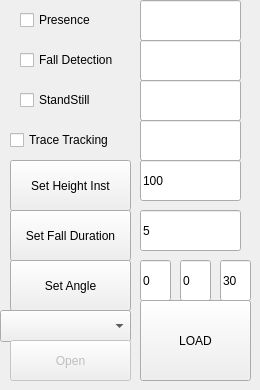
    <widget class="QWidget" name="tab_4">
     <attribute name="title">
      <string>SetR2</string>
     </attribute>
     <widget class="QLineEdit" name="lePresence2">
      <property name="geometry">
       <rect>
        <x>140</x>
        <y>0</y>
        <width>101</width>
        <height>41</height>
       </rect>
      </property>
     </widget>
     <widget class="QFrame" name="frame_9">
      <property name="geometry">
       <rect>
        <x>10</x>
        <y>120</y>
        <width>121</width>
        <height>41</height>
       </rect>
      </property>
      <property name="frameShape">
       <enum>QFrame::Shape::NoFrame</enum>
      </property>
      <widget class="QCheckBox" name="cbTraceTracking2">
       <property name="geometry">
        <rect>
         <x>0</x>
         <y>10</y>
         <width>121</width>
         <height>20</height>
        </rect>
       </property>
       <property name="text">
        <string>Trace Tracking</string>
       </property>
      </widget>
     </widget>
     <widget class="QPushButton" name="btnSetHeight2">
      <property name="geometry">
       <rect>
        <x>10</x>
        <y>160</y>
        <width>121</width>
        <height>51</height>
       </rect>
      </property>
      <property name="text">
       <string>Set Height Inst</string>
      </property>
     </widget>
     <widget class="QLineEdit" name="leAngleX2">
      <property name="geometry">
       <rect>
        <x>140</x>
        <y>260</y>
        <width>31</width>
        <height>41</height>
       </rect>
      </property>
      <property name="text">
       <string>0</string>
      </property>
     </widget>
     <widget class="QComboBox" name="serialPortInfoListBox2">
      <property name="geometry">
       <rect>
        <x>0</x>
        <y>310</y>
        <width>131</width>
        <height>32</height>
       </rect>
      </property>
     </widget>
     <widget class="QLineEdit" name="leAngleY2">
      <property name="geometry">
       <rect>
        <x>180</x>
        <y>260</y>
        <width>31</width>
        <height>41</height>
       </rect>
      </property>
      <property name="text">
       <string>0</string>
      </property>
     </widget>
     <widget class="QPushButton" name="btnLoad2">
      <property name="geometry">
       <rect>
        <x>140</x>
        <y>300</y>
        <width>111</width>
        <height>81</height>
       </rect>
      </property>
      <property name="text">
       <string>LOAD</string>
      </property>
     </widget>
     <widget class="QLineEdit" name="leSetHeight2">
      <property name="geometry">
       <rect>
        <x>140</x>
        <y>160</y>
        <width>101</width>
        <height>41</height>
       </rect>
      </property>
      <property name="text">
       <string>100</string>
      </property>
     </widget>
     <widget class="QLineEdit" name="leFallDetection2">
      <property name="geometry">
       <rect>
        <x>140</x>
        <y>40</y>
        <width>101</width>
        <height>41</height>
       </rect>
      </property>
     </widget>
     <widget class="QPushButton" name="btnSetFallDuration2">
      <property name="geometry">
       <rect>
        <x>10</x>
        <y>210</y>
        <width>121</width>
        <height>51</height>
       </rect>
      </property>
      <property name="text">
       <string>Set Fall Duration</string>
      </property>
     </widget>
     <widget class="QLineEdit" name="leTraceTracking2">
      <property name="geometry">
       <rect>
        <x>140</x>
        <y>120</y>
        <width>101</width>
        <height>41</height>
       </rect>
      </property>
     </widget>
     <widget class="QPushButton" name="btnOpenSerialPort2">
      <property name="enabled">
       <bool>false</bool>
      </property>
      <property name="geometry">
       <rect>
        <x>10</x>
        <y>340</y>
        <width>121</width>
        <height>41</height>
       </rect>
      </property>
      <property name="font">
       <font>
        <family>.AppleSystemUIFont</family>
       </font>
      </property>
      <property name="text">
       <string>Open</string>
      </property>
     </widget>
     <widget class="QFrame" name="frame_10">
      <property name="geometry">
       <rect>
        <x>10</x>
        <y>0</y>
        <width>120</width>
        <height>41</height>
       </rect>
      </property>
      <property name="frameShape">
       <enum>QFrame::Shape::NoFrame</enum>
      </property>
      <widget class="QCheckBox" name="cbPresence2">
       <property name="geometry">
        <rect>
         <x>10</x>
         <y>10</y>
         <width>86</width>
         <height>20</height>
        </rect>
       </property>
       <property name="text">
        <string>Presence</string>
       </property>
      </widget>
     </widget>
     <widget class="QLineEdit" name="leGetStandStill2">
      <property name="geometry">
       <rect>
        <x>140</x>
        <y>80</y>
        <width>101</width>
        <height>41</height>
       </rect>
      </property>
     </widget>
     <widget class="QPushButton" name="btnSetAngle2">
      <property name="geometry">
       <rect>
        <x>10</x>
        <y>260</y>
        <width>121</width>
        <height>51</height>
       </rect>
      </property>
      <property name="text">
       <string>Set Angle</string>
      </property>
     </widget>
     <widget class="QFrame" name="frameFallDetection_5">
      <property name="geometry">
       <rect>
        <x>10</x>
        <y>40</y>
        <width>121</width>
        <height>41</height>
       </rect>
      </property>
      <property name="frameShape">
       <enum>QFrame::Shape::NoFrame</enum>
      </property>
      <widget class="QCheckBox" name="cbFallDetection2">
       <property name="geometry">
        <rect>
         <x>10</x>
         <y>10</y>
         <width>111</width>
         <height>20</height>
        </rect>
       </property>
       <property name="text">
        <string>Fall Detection</string>
       </property>
      </widget>
      <widget class="QFrame" name="frameFallDetection_6">
       <property name="geometry">
        <rect>
         <x>70</x>
         <y>40</y>
         <width>121</width>
         <height>41</height>
        </rect>
       </property>
       <property name="frameShape">
        <enum>QFrame::Shape::NoFrame</enum>
       </property>
      </widget>
     </widget>
     <widget class="QFrame" name="frame_11">
      <property name="geometry">
       <rect>
        <x>10</x>
        <y>80</y>
        <width>120</width>
        <height>41</height>
       </rect>
      </property>
      <property name="frameShape">
       <enum>QFrame::Shape::NoFrame</enum>
      </property>
      <widget class="QCheckBox" name="cbStandStill2">
       <property name="geometry">
        <rect>
         <x>10</x>
         <y>10</y>
         <width>101</width>
         <height>20</height>
        </rect>
       </property>
       <property name="text">
        <string>StandStill</string>
       </property>
      </widget>
      <widget class="QFrame" name="frame_12">
       <property name="geometry">
        <rect>
         <x>60</x>
         <y>40</y>
         <width>120</width>
         <height>41</height>
        </rect>
       </property>
       <property name="frameShape">
        <enum>QFrame::Shape::NoFrame</enum>
       </property>
       <widget class="QCheckBox" name="cbStandStill_6">
        <property name="geometry">
         <rect>
          <x>10</x>
          <y>10</y>
          <width>101</width>
          <height>20</height>
         </rect>
        </property>
        <property name="text">
         <string>StandStill</string>
        </property>
       </widget>
      </widget>
     </widget>
     <widget class="QLineEdit" name="leSetFallDuration2">
      <property name="geometry">
       <rect>
        <x>140</x>
        <y>210</y>
        <width>101</width>
        <height>41</height>
       </rect>
      </property>
      <property name="text">
       <string>5</string>
      </property>
     </widget>
     <widget class="QLineEdit" name="leAngleZ2">
      <property name="geometry">
       <rect>
        <x>220</x>
        <y>260</y>
        <width>31</width>
        <height>41</height>
       </rect>
      </property>
      <property name="text">
       <string>30</string>
      </property>
     </widget>
    </widget>
